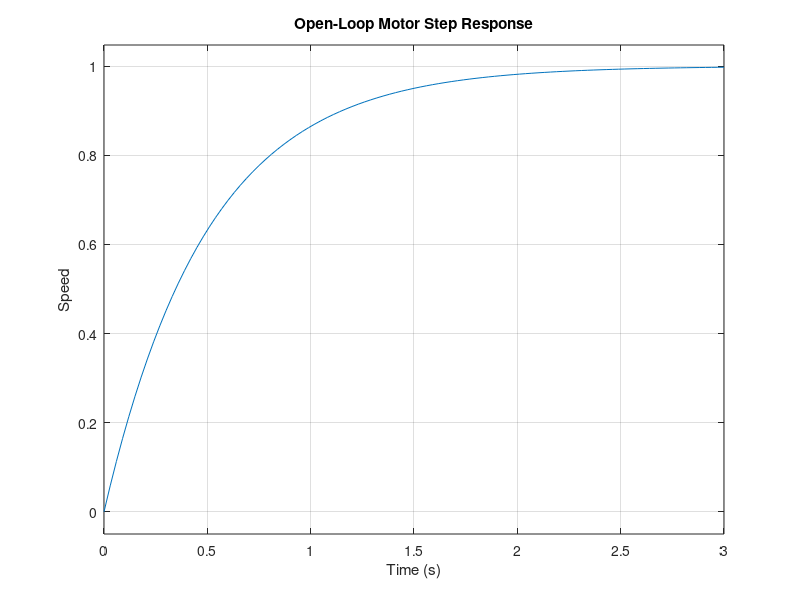

Reproduce this figure in MATLAB.
clc; clear; close all;

% Define motor parameters
K = 1;
tau = 0.5;

% Transfer function
G = tf(K, [tau 1]);

% Plot step response
figure;
step(G);
title('Open-Loop Motor Step Response');
xlabel('Time (s)');
ylabel('Speed');

% Save plot
saveas(gcf, 'open_loop_response.png');
